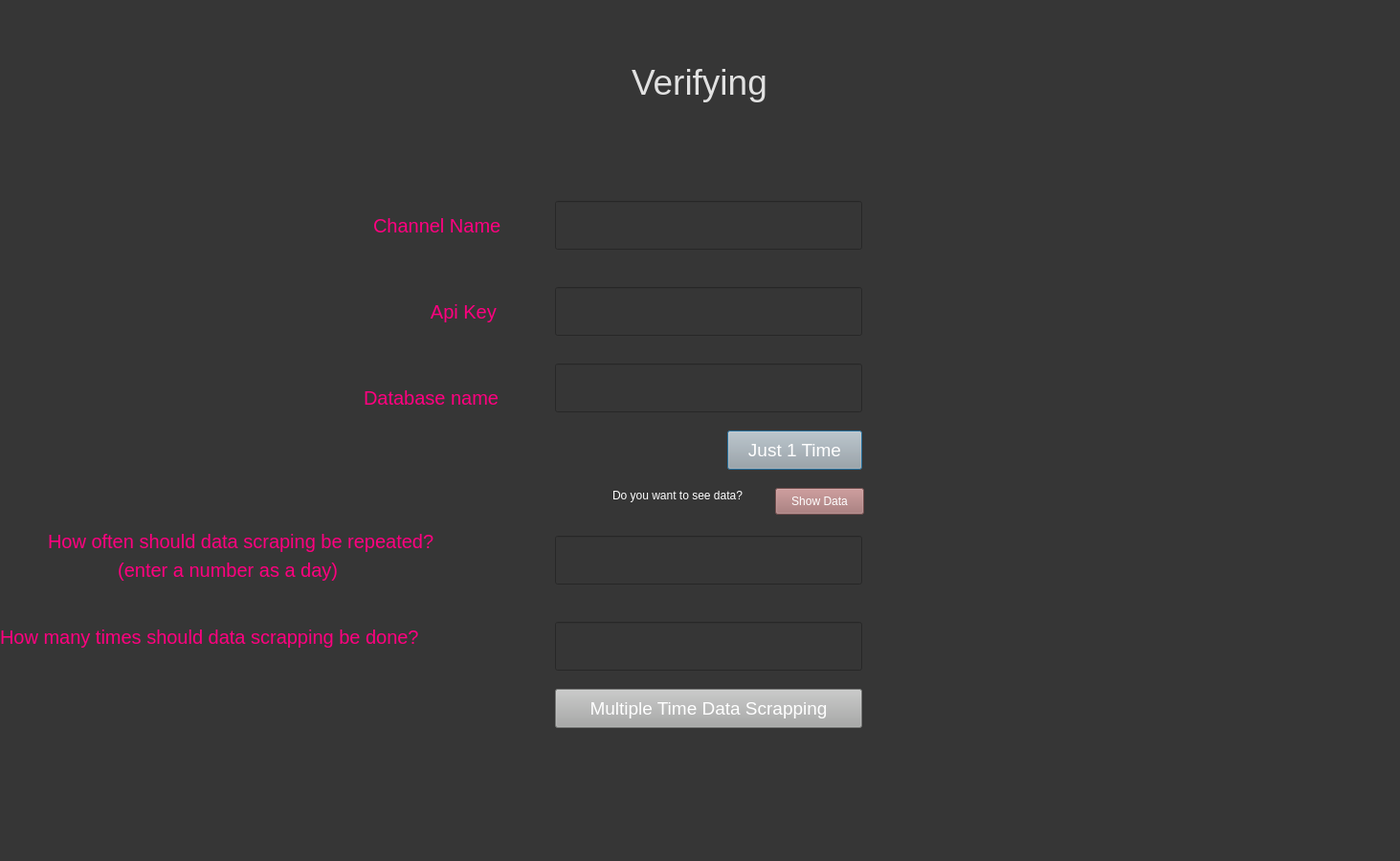
<?xml version="1.0" encoding="UTF-8"?>
<ui version="4.0">
 <class>Dialog</class>
 <widget class="QDialog" name="Dialog">
  <property name="geometry">
   <rect>
    <x>0</x>
    <y>0</y>
    <width>1463</width>
    <height>900</height>
   </rect>
  </property>
  <property name="windowTitle">
   <string>Dialog</string>
  </property>
  <property name="styleSheet">
   <string notr="true">background-color: rgb(54, 54, 54);</string>
  </property>
  <property name="sizeGripEnabled">
   <bool>true</bool>
  </property>
  <widget class="QLabel" name="label">
   <property name="geometry">
    <rect>
     <x>660</x>
     <y>50</y>
     <width>181</width>
     <height>71</height>
    </rect>
   </property>
   <property name="styleSheet">
    <string notr="true">color:rgb(225, 225, 225); font-size:28pt;</string>
   </property>
   <property name="text">
    <string>Verifying</string>
   </property>
  </widget>
  <widget class="QLabel" name="label_2">
   <property name="geometry">
    <rect>
     <x>390</x>
     <y>220</y>
     <width>171</width>
     <height>31</height>
    </rect>
   </property>
   <property name="styleSheet">
    <string notr="true">font-size:15pt; color:rgb(255, 0, 127)</string>
   </property>
   <property name="text">
    <string>Channel Name</string>
   </property>
  </widget>
  <widget class="QLineEdit" name="channellnameline">
   <property name="geometry">
    <rect>
     <x>580</x>
     <y>210</y>
     <width>321</width>
     <height>51</height>
    </rect>
   </property>
   <property name="styleSheet">
    <string notr="true">font-size:14pt; color:rgb(243, 243, 243)</string>
   </property>
  </widget>
  <widget class="QLineEdit" name="apikeyline">
   <property name="geometry">
    <rect>
     <x>580</x>
     <y>300</y>
     <width>321</width>
     <height>51</height>
    </rect>
   </property>
   <property name="styleSheet">
    <string notr="true">font-size:14pt; color:rgb(243, 243, 243)</string>
   </property>
   <property name="text">
    <string/>
   </property>
  </widget>
  <widget class="QLabel" name="label_3">
   <property name="geometry">
    <rect>
     <x>440</x>
     <y>310</y>
     <width>111</width>
     <height>31</height>
    </rect>
   </property>
   <property name="styleSheet">
    <string notr="true">font-size:15pt; color:rgb(255, 0, 127)</string>
   </property>
   <property name="text">
    <string>  Api Key</string>
   </property>
  </widget>
  <widget class="QPushButton" name="loginbutton">
   <property name="geometry">
    <rect>
     <x>760</x>
     <y>450</y>
     <width>141</width>
     <height>41</height>
    </rect>
   </property>
   <property name="styleSheet">
    <string notr="true">background-color: rgb(167, 168, 167); font-size:14pt; color:rgb(255, 255, 255)</string>
   </property>
   <property name="text">
    <string>Just 1 Time</string>
   </property>
  </widget>
  <widget class="QLabel" name="label_4">
   <property name="geometry">
    <rect>
     <x>640</x>
     <y>510</y>
     <width>151</width>
     <height>16</height>
    </rect>
   </property>
   <property name="styleSheet">
    <string notr="true">color:rgb(255, 255, 255)</string>
   </property>
   <property name="text">
    <string>Do you want to see data?</string>
   </property>
  </widget>
  <widget class="QPushButton" name="showdatabutton">
   <property name="geometry">
    <rect>
     <x>810</x>
     <y>510</y>
     <width>93</width>
     <height>28</height>
    </rect>
   </property>
   <property name="styleSheet">
    <string notr="true">background-color: rgb(161, 111, 111);
color:rgb(255, 255, 255)</string>
   </property>
   <property name="text">
    <string>Show Data</string>
   </property>
  </widget>
  <widget class="QLabel" name="resimlabel">
   <property name="geometry">
    <rect>
     <x>950</x>
     <y>210</y>
     <width>481</width>
     <height>450</height>
    </rect>
   </property>
   <property name="text">
    <string/>
   </property>
  </widget>
  <widget class="QLineEdit" name="databasenameline">
   <property name="geometry">
    <rect>
     <x>580</x>
     <y>380</y>
     <width>321</width>
     <height>51</height>
    </rect>
   </property>
   <property name="styleSheet">
    <string notr="true">font-size:14pt; color:rgb(243, 243, 243)</string>
   </property>
   <property name="text">
    <string/>
   </property>
  </widget>
  <widget class="QLabel" name="label_5">
   <property name="geometry">
    <rect>
     <x>380</x>
     <y>400</y>
     <width>181</width>
     <height>31</height>
    </rect>
   </property>
   <property name="styleSheet">
    <string notr="true">font-size:15pt; color:rgb(255, 0, 127)</string>
   </property>
   <property name="text">
    <string>Database name</string>
   </property>
  </widget>
  <widget class="QPushButton" name="loginbuttonseri">
   <property name="geometry">
    <rect>
     <x>580</x>
     <y>720</y>
     <width>321</width>
     <height>41</height>
    </rect>
   </property>
   <property name="styleSheet">
    <string notr="true">background-color: rgb(167, 168, 167); font-size:14pt; color:rgb(255, 255, 255)</string>
   </property>
   <property name="text">
    <string>Multiple Time Data Scrapping</string>
   </property>
  </widget>
  <widget class="QLineEdit" name="freqline">
   <property name="geometry">
    <rect>
     <x>580</x>
     <y>560</y>
     <width>321</width>
     <height>51</height>
    </rect>
   </property>
   <property name="styleSheet">
    <string notr="true">font-size:14pt; color:rgb(243, 243, 243)</string>
   </property>
   <property name="text">
    <string/>
   </property>
  </widget>
  <widget class="QLabel" name="label_6">
   <property name="geometry">
    <rect>
     <x>0</x>
     <y>650</y>
     <width>551</width>
     <height>31</height>
    </rect>
   </property>
   <property name="styleSheet">
    <string notr="true">font-size:15pt; color:rgb(255, 0, 127)</string>
   </property>
   <property name="text">
    <string>How many times should data scrapping be done?</string>
   </property>
  </widget>
  <widget class="QLabel" name="label_7">
   <property name="geometry">
    <rect>
     <x>50</x>
     <y>550</y>
     <width>511</width>
     <height>31</height>
    </rect>
   </property>
   <property name="styleSheet">
    <string notr="true">font-size:15pt; color:rgb(255, 0, 127)</string>
   </property>
   <property name="text">
    <string>How often should data scraping be repeated?</string>
   </property>
  </widget>
  <widget class="QLineEdit" name="freqline_2">
   <property name="geometry">
    <rect>
     <x>580</x>
     <y>650</y>
     <width>321</width>
     <height>51</height>
    </rect>
   </property>
   <property name="styleSheet">
    <string notr="true">font-size:14pt; color:rgb(243, 243, 243)</string>
   </property>
   <property name="text">
    <string/>
   </property>
  </widget>
  <widget class="QLabel" name="label_8">
   <property name="geometry">
    <rect>
     <x>40</x>
     <y>580</y>
     <width>511</width>
     <height>31</height>
    </rect>
   </property>
   <property name="styleSheet">
    <string notr="true">font-size:15pt; color:rgb(255, 0, 127)</string>
   </property>
   <property name="text">
    <string>               (enter a number as a day)</string>
   </property>
  </widget>
  <zorder>resimlabel</zorder>
  <zorder>label</zorder>
  <zorder>label_2</zorder>
  <zorder>channellnameline</zorder>
  <zorder>apikeyline</zorder>
  <zorder>label_3</zorder>
  <zorder>loginbutton</zorder>
  <zorder>label_4</zorder>
  <zorder>showdatabutton</zorder>
  <zorder>databasenameline</zorder>
  <zorder>label_5</zorder>
  <zorder>loginbuttonseri</zorder>
  <zorder>freqline</zorder>
  <zorder>label_6</zorder>
  <zorder>label_7</zorder>
  <zorder>freqline_2</zorder>
  <zorder>label_8</zorder>
 </widget>
 <resources/>
 <connections/>
</ui>
